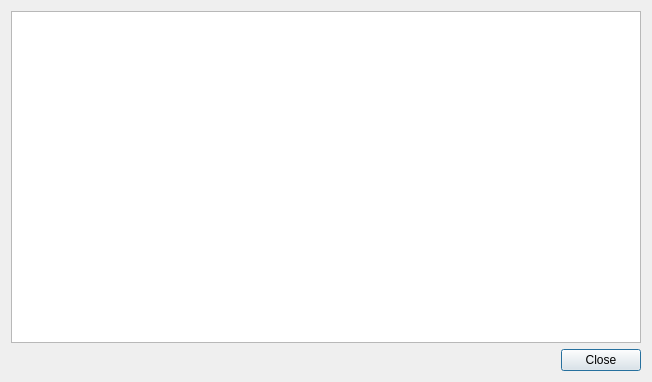
<?xml version="1.0" encoding="UTF-8"?>
<ui version="4.0">
 <class>command_line_params_form</class>
 <widget class="QDialog" name="command_line_params_form">
  <property name="geometry">
   <rect>
    <x>0</x>
    <y>0</y>
    <width>652</width>
    <height>382</height>
   </rect>
  </property>
  <property name="windowTitle">
   <string>Command Line Params</string>
  </property>
  <layout class="QGridLayout" name="gridLayout">
   <item row="0" column="0" colspan="2">
    <widget class="QPlainTextEdit" name="teHelp">
     <property name="readOnly">
      <bool>true</bool>
     </property>
    </widget>
   </item>
   <item row="1" column="0">
    <spacer name="horizontalSpacer">
     <property name="orientation">
      <enum>Qt::Horizontal</enum>
     </property>
     <property name="sizeHint" stdset="0">
      <size>
       <width>339</width>
       <height>20</height>
      </size>
     </property>
    </spacer>
   </item>
   <item row="1" column="1">
    <widget class="QPushButton" name="pbClose">
     <property name="sizePolicy">
      <sizepolicy hsizetype="Fixed" vsizetype="Fixed">
       <horstretch>0</horstretch>
       <verstretch>0</verstretch>
      </sizepolicy>
     </property>
     <property name="text">
      <string>Close</string>
     </property>
    </widget>
   </item>
  </layout>
 </widget>
 <resources/>
 <connections/>
</ui>
